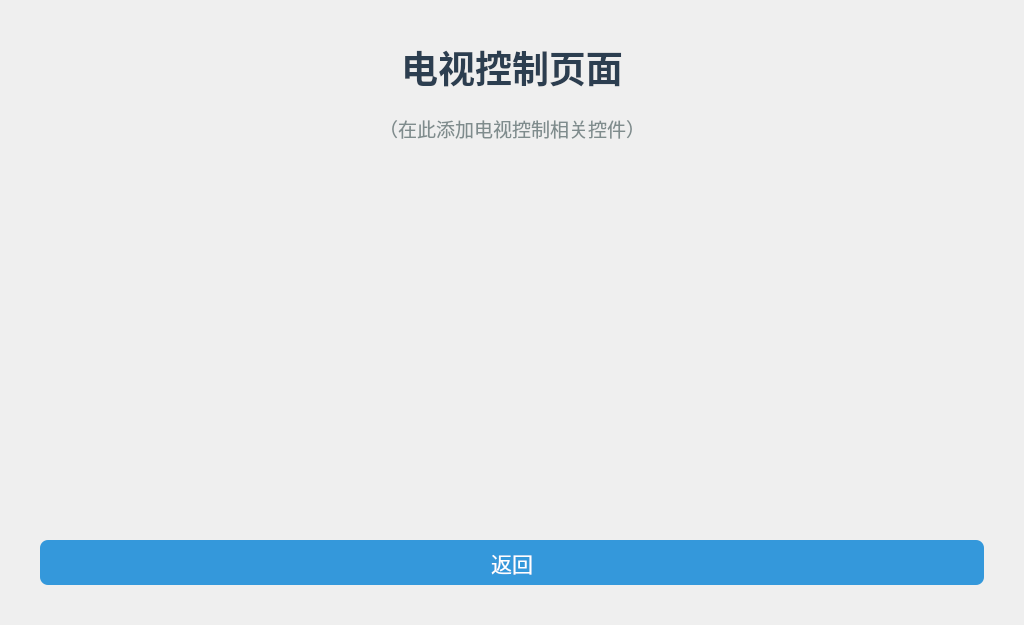
<?xml version="1.0" encoding="UTF-8"?>
<ui version="4.0">
 <class>TvDialog</class>
 <widget class="QDialog" name="TvDialog">
  <property name="geometry">
   <rect>
    <x>0</x>
    <y>0</y>
    <width>1024</width>
    <height>625</height>
   </rect>
  </property>
  <property name="minimumSize">
   <size>
    <width>1024</width>
    <height>625</height>
   </size>
  </property>
  <property name="maximumSize">
   <size>
    <width>1024</width>
    <height>625</height>
   </size>
  </property>
  <property name="windowTitle">
   <string>电视控制</string>
  </property>
  <layout class="QVBoxLayout" name="verticalLayout">
   <property name="spacing">
    <number>20</number>
   </property>
   <property name="leftMargin">
    <number>40</number>
   </property>
   <property name="topMargin">
    <number>40</number>
   </property>
   <property name="rightMargin">
    <number>40</number>
   </property>
   <property name="bottomMargin">
    <number>40</number>
   </property>
   <item>
    <widget class="QLabel" name="labelTitle">
     <property name="styleSheet">
      <string notr="true">font-size:28pt; font-weight:bold; color:#2c3e50;</string>
     </property>
     <property name="text">
      <string>电视控制页面</string>
     </property>
     <property name="alignment">
      <set>Qt::AlignCenter</set>
     </property>
    </widget>
   </item>
   <item>
    <widget class="QLabel" name="labelHint">
     <property name="styleSheet">
      <string notr="true">font-size:14pt; color:#7f8c8d;</string>
     </property>
     <property name="text">
      <string>（在此添加电视控制相关控件）</string>
     </property>
     <property name="alignment">
      <set>Qt::AlignCenter</set>
     </property>
    </widget>
   </item>
   <item>
    <spacer name="verticalSpacer">
     <property name="orientation">
      <enum>Qt::Vertical</enum>
     </property>
     <property name="sizeHint" stdset="0">
      <size>
       <width>20</width>
       <height>40</height>
      </size>
     </property>
    </spacer>
   </item>
   <item>
    <widget class="QPushButton" name="btnBack">
     <property name="minimumSize">
      <size>
       <width>120</width>
       <height>45</height>
      </size>
     </property>
     <property name="styleSheet">
      <string notr="true">QPushButton{background-color:#3498db;color:white;border-radius:8px;font-size:16pt;}QPushButton:pressed{background-color:#2980b9;}</string>
     </property>
     <property name="text">
      <string>返回</string>
     </property>
    </widget>
   </item>
  </layout>
 </widget>
 <resources/>
 <connections/>
</ui>
